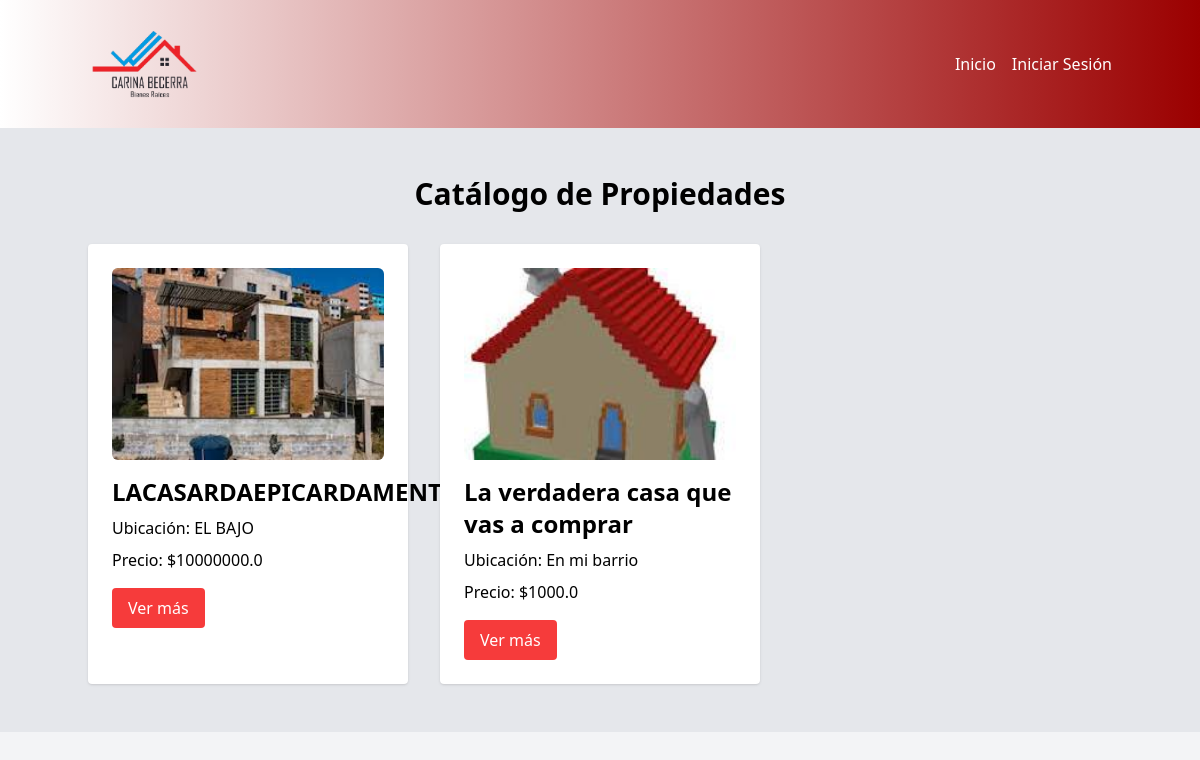
/catalogo, run on the app's committed database.
### models.py (models this page shows)
class Property(db.Model):
    id = db.Column(db.Integer, primary_key=True)
    name = db.Column(db.String(100), nullable=False)
    description = db.Column(db.Text, nullable=False)
    location = db.Column(db.String(200), nullable=False)
    price = db.Column(db.Float, nullable=False)
    main_image = db.Column(db.Text, nullable=True)  # Imagen principal
    repertory_images = db.Column(db.Text, nullable=True)  # Imágenes de repertorio (coma separada)

### app.py (the view)
@app.route('/catalogo')
def catalogo():
    properties = Property.query.all()  # Obtener todas las propiedades
    return render_template('catalogo.html', properties=properties)

### app.py (called while the page is built)
@app.before_request
def create_tables():
    db.create_all()  # Crea las tablas si no existen

### templates/catalogo.html (shortened to what this page needs)
<!DOCTYPE html>
<html lang="es">
<head>
    <link href="https://cdnjs.cloudflare.com/ajax/libs/font-awesome/5.15.3/css/all.min.css" rel="stylesheet" />
    <script src="https://cdn.tailwindcss.com"></script>
</head>
<body class="font-roboto bg-gray-100">
    <header class="text-white p-6">
        <div class="container mx-auto flex justify-between items-center">
            <div class="flex items-center space-x-4">
                <img src="CARINA_BECERRA-removebg-preview.png" alt="Logo" class="h-20 w-25"/>
            </div>
            <nav>
                <ul class="flex space-x-4">
                    <a class="hover:underline" href="{{ url_for('index') }}">
                        Inicio
                       </a>
                    {% if not session.get('logged_in') %}
                        <li><a class="hover:underline" href="{{ url_for('login') }}">Iniciar Sesión</a></li>
                    {% endif %}
                </ul>
            </nav>
        </div>
    </header>
    <section class="bg-gray-200 py-12" id="catalog">
        <div class="container mx-auto">
            <h2 class="text-3xl font-bold text-center mb-8">Catálogo de Propiedades</h2>
            <div class="grid grid-cols-1 md:grid-cols-3 gap-8">
                {% for property in properties %}
                <div class="property-card bg-white p-6 rounded shadow">
                    <img alt="{{ property.name }}"
                    src="{{ url_for('static', filename=property.main_image.split('static/')[-1]) if property.main_image else 'https://via.placeholder.com/600x400' }}"
                    class="w-full h-48 object-cover rounded-md" />
                    <h3 class="text-2xl font-bold mt-4">{{ property.name }}</h3>
                    <p class="mt-2">Ubicación: {{ property.location }}</p>
                    <p class="mt-2">Precio: ${{ property.price }}</p>
                    <a class="btn-primary text-white py-2 px-4 rounded mt-4 inline-block" href="{{ url_for('property_detail', property_id=property.id) }}">Ver más</a>
                </div>
                {% endfor %}
            </div>
        </div>
    </section>
</body>
</html>

### templates/catalogo.html (style rules this page uses)
body { scroll-behavior: smooth; }
header { background: linear-gradient(to right, #ffffff, #9b0000); }
section { animation: fadeIn 1s ease-in-out; }
.property-card { transition: transform 0.3s ease, box-shadow 0.3s ease; }
.btn-primary { background: linear-gradient(to right, #f63b3b, #f63b3b); }

### data on the page
Property: main_image (picture), name "LACASARDAEPICARDAMENTEEPICA", location "EL BAJO", price "10000000.0"
Property: main_image (picture), name "La verdadera casa que vas a comprar", location "En mi barrio", price "1000.0"
